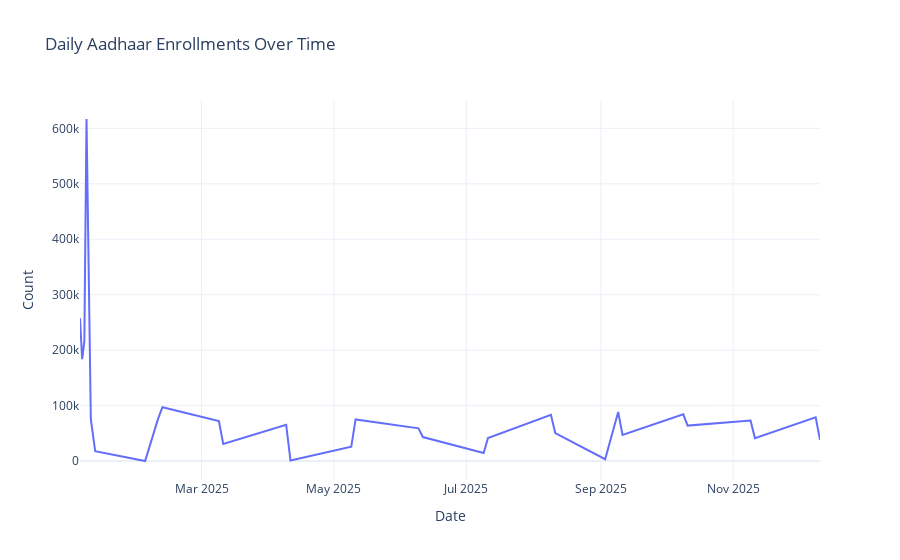

Notebook cell for this chart:
### Markdown cell above
## 4. Temporal Analysis - Looking for Trends

### Code cell
# Create visualization helper
viz = VisualizationTools()

# Analyze enrolment trends
if enrolment_df is not None:
    # Calculate total enrollments per day
    enrolment_df['total_enrolments'] = enrolment_df[['age_0_5', 'age_5_17', 'age_18_greater']].sum(axis=1)
    
    daily_enrolments = enrolment_df.groupby('date')['total_enrolments'].sum().reset_index()
    
    fig = viz.plot_time_series(daily_enrolments, 'date', ['total_enrolments'], 
                               title='Daily Aadhaar Enrollments Over Time')
    fig.show()

### Figure 1 — Plotly figure (JSON) as saved in the notebook; plotly's stock layout.template omitted (floating-point values rounded to 4 significant figures)
{"data": [{"mode": "lines", "name": "total_enrolments", "type": "scatter", "x": ["2025-01-04T00:00:00", "2025-01-05T00:00:00", "2025-01-06T00:00:00", "2025-01-07T00:00:00", "2025-01-09T00:00:00", "2025-01-11T00:00:00", "2025-02-03T00:00:00", "2025-02-09T00:00:00", "2025-02-11T00:00:00", "2025-03-09T00:00:00", "2025-03-11T00:00:00", "2025-04-09T00:00:00", "2025-04-11T00:00:00", "2025-05-09T00:00:00", "2025-05-11T00:00:00", "2025-06-09T00:00:00", "2025-06-11T00:00:00", "2025-07-09T00:00:00", "2025-07-11T00:00:00", "2025-08-09T00:00:00", "2025-08-11T00:00:00", "2025-09-03T00:00:00", "2025-09-09T00:00:00", "2025-09-11T00:00:00", "2025-10-09T00:00:00", "2025-10-11T00:00:00", "2025-11-09T00:00:00", "2025-11-11T00:00:00", "2025-12-09T00:00:00", "2025-12-11T00:00:00"], "y": [257438, 183616, 215734, 616868, 74970, 17845, 109, 76484, 97124, 71975, 30917, 65336, 1007, 26067, 75107, 58947, 43294, 14658, 41532, 83343, 50447, 3404, 88499, 47293, 84292, 63941, 73194, 41447, 78847, 38303]}], "layout": {"hovermode": "x unified", "title": {"text": "Daily Aadhaar Enrollments Over Time"}, "xaxis": {"title": {"text": "Date"}}, "yaxis": {"title": {"text": "Count"}}}}
